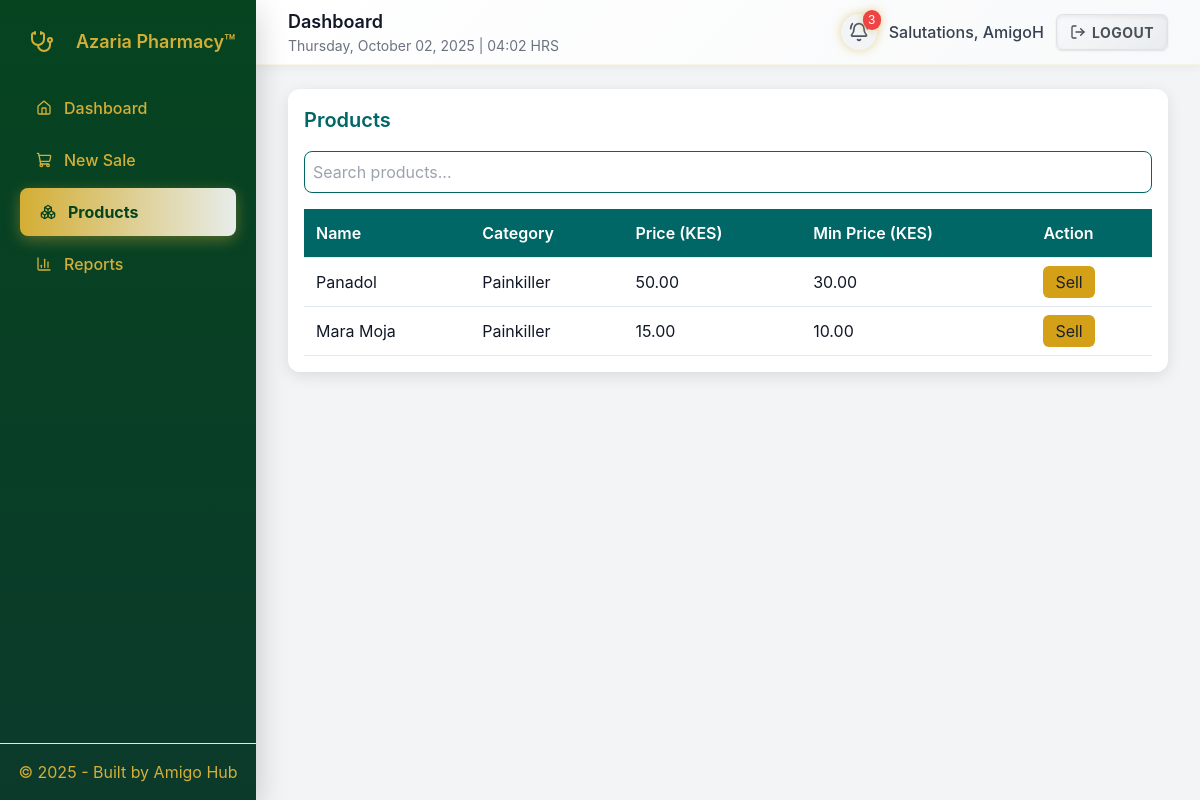
Screenshot of /products/ (signed in) with the database file from the repository.
### pos/models.py (models this page shows, shortened)
class Product(models.Model):
    name = models.CharField(max_length=255)
    category = models.CharField(max_length=120, blank=True)
    description = models.TextField(blank=True)
    price = models.DecimalField(max_digits=10, decimal_places=2)
    min_price = models.DecimalField(max_digits=10, decimal_places=2, default=0, validators=[MinValueValidator(Decimal('0.00'))])
    created_at = models.DateTimeField(auto_now_add=True)

### pos/views.py (the view)
# urls.py: path("products/", views.product_list, name="product_list"),
@login_required
def product_list(request):
    products = Product.objects.all()
    return render(request, "pos/product_list.html", {"products": products})

### pos/templates/pos/product_list.html (shortened to what this page needs)
{% extends 'pos/base.html' %}
{% block content %}
<div class="container mx-auto">
  <div class="table-container">
    <h3 class="mb-4 text-teal">Products</h3>
    <div class="mb-4">
      <input type="text" id="search" placeholder="Search products..." class="w-full">
    </div>
    <table>
      <thead>
        <tr>
          <th>Name</th>
          <th>Category</th>
          <th>Price (KES)</th>
          <th>Min Price (KES)</th>
          <th>Action</th>
        </tr>
      </thead>
      <tbody id="product-table">
        {% for product in products %}
          <tr data-name="{{ product.name|lower }}">
            <td>{{ product.name }}</td>
            <td>{{ product.category }}</td>
            <td>{{ product.price|floatformat:2 }}</td>
            <td>{{ product.min_price|floatformat:2 }}</td>
            <td>
              <a href="{% url 'pos:sale_create' %}?product={{ product.id }}" class="sell-btn">Sell</a>
            </td>
          </tr>
        {% empty %}
          <tr>
            <td colspan="5" class="text-center text-gray-500">No products available</td>
          </tr>
        {% endfor %}
      </tbody>
    </table>
  </div>
</div>
{% endblock %}

### pos/templates/pos/base.html (shortened to what this page needs)
{% load static %}
<!doctype html>
<html lang="en">
<head>
  <script src="https://cdn.tailwindcss.com"></script>
</head>
<body class="min-h-screen">
  <div class="flex min-h-screen page-wrapper">
    {% if request.user.is_authenticated %}
    <aside id="sidebar"
           class="sidebar-panel fixed inset-y-0 left-0 z-40 w-64 transform -translate-x-full lg:translate-x-0 transition-transform duration-300 ease-out flex flex-col h-screen text-base"
           aria-hidden="true">
      <div class="p-5">
        <div class="flex items-center gap-3 mb-5">
          <figure class="w-11 h-11 rounded-lg bg-white/8 flex items-center justify-center text-lg backdrop-filter: blur(10px)" role="img" aria-label="Azaria Pharmacy Logo">
            <i data-lucide="stethoscope" class="w-6 h-6"></i>
          </figure>
          <div>
            <div class="text-lg font-semibold">Azaria Pharmacy™</div>
          </div>
        </div>
        <nav class="space-y-1 mt-2">
          <a href="{% url 'pos:dashboard' %}" class="nav-link {% if request.resolver_match and request.resolver_match.url_name == 'dashboard' %}active{% endif %}" aria-label="Go to Dashboard">
            <i data-lucide="home" class="w-4 h-4"></i>
            <span>Dashboard</span>
          </a>
          <a href="{% url 'pos:sale_create' %}" class="nav-link {% if request.resolver_match and request.resolver_match.url_name == 'sale_create' %}active{% endif %}" aria-label="Create New Sale">
            <i data-lucide="shopping-cart" class="w-4 h-4"></i>
            <span>New Sale</span>
          </a>
          <a href="{% url 'pos:product_list' %}" class="nav-link {% if request.resolver_match and request.resolver_match.url_name == 'product_list' %}active{% endif %}" aria-label="View Products">
            <i data-lucide="boxes" class="w-4 h-4"></i>
            <span>Products</span>
          </a>
          {% if user.is_superuser %}
          <a href="{% url 'pos:reports' %}" class="nav-link {% if request.resolver_match and request.resolver_match.url_name == 'reports' %}active{% endif %}" aria-label="View Reports">
            <i data-lucide="bar-chart-3" class="w-4 h-4"></i>
            <span>Reports</span>
          </a>
          {% endif %}
        </nav>
      </div>
      <div class="mt-auto p-4 border-t border-white/6 text-center sidebar-footer">
        &copy; {% now "Y" %} - Built by
        <a href="https://amigohub.africa" target="_blank" rel="noopener" aria-label="Visit Amigo Hub website">Amigo Hub</a>
      </div>
    </aside>
    {% endif %}
    <div class="flex-1 main-content lg:ml-64">
      <header class="bg-white border-b sticky top-0 z-20">
        <div class="max-w-7xl mx-auto px-4 sm:px-6 lg:px-8">
          <div class="flex items-center justify-between h-16">
            <div class="flex items-center gap-3">
              <div class="page-title-group">
                {% if request.user.is_authenticated %}
                  <h1 class="text-lg font-semibold">{% block page_title %}Dashboard{% endblock %}</h1>
                  <p class="text-sm text-gray-500">{% now "l, F d, Y" %} | {% now "H:i" %} HRS</p>
                {% endif %}
              </div>
            </div>
            <div class="flex items-center gap-3">
              {% if request.resolver_match and request.resolver_match.url_name not in 'login signup' %}
                {% if request.user.is_authenticated %}
                  <div class="flex items-center gap-3">
                    {% if user.is_superuser %}
                    <div class="relative" id="bell-container">
                      <button id="notifications-bell" class="p-2 rounded-full bg-gray-100 hover:bg-gray-200 focus:outline-none focus:ring-2 focus:ring-gold transition-all duration-200" aria-label="View notifications" aria-haspopup="true" aria-expanded="false">
                        <i data-lucide="bell-ring" class="w-5 h-5 text-gray-600"></i>
                        <span id="unread-badge" class="absolute -top-1 -right-1 bg-red-500 text-white text-xs rounded-full min-w-[18px] h-5 flex items-center justify-center" style="display: none;">0</span>
                      </button>
                    </div>
                    {% endif %}
                    <span class="text-gray-700 font-medium hidden sm:inline" aria-live="polite">Salutations, {{ user.first_name|default:user.get_username }}</span>
                    <form action="{% url 'pos:logout' %}" method="post" class="inline" aria-label="Logout form">
                      <button type="submit" class="btn-logout focus:outline-none focus:ring-2 focus:ring-gold focus:ring-offset-2" aria-label="Log out of the application">
                        <i data-lucide="log-out" class="w-4 h-4"></i>
                        <span class="hidden sm:inline">Logout</span>
                      </button>
                    </form>
                  </div>
                {% else %}
                  <a href="{% url 'pos:login' %}" class="btn-primary" aria-label="Log in to the application">
                    <i data-lucide="log-in" class="w-4 h-4"></i>
                    <span>Login</span>
                  </a>
                {% endif %}
              {% endif %}
            </div>
          </div>
        </div>
      </header>
      <main class="py-6 min-h-[calc(100vh-4rem)]">
        <div class="max-w-7xl mx-auto px-4 sm:px-6 lg:px-8">
          <div class="page-content">
            {% block content %}{% endblock %}
          </div>
        </div>
      </main>
    </div>
  </div>
</body>
</html>

### pos/templates/pos/base.html (style rules this page uses)
:root { --darkgreen: #064420; --gold: #D4AF37; --gold-dark: #D4AF37; --panel-bg: #ffffff; --muted: #6b7280; --glass-bg: rgba(255, 255, 255, 0.25); --glass-border: rgba(255, 255, 255, 0.18); --neon-glow: 0 0 10px rgba(212, 175, 55, 0.5); }
body { font-family: Inter, ui-sans-serif, system-ui, -apple-system, "Segoe UI", Roboto, "Helvetica Neue", Arial; background: #f3f4f6; color: #111827; min-height: 100vh; }
.page-wrapper { position: relative; overflow: hidden; }
.page-content { animation: fadeSlideIn 0.4s cubic-bezier(0.4, 0, 0.2, 1) forwards; opacity: 0; transform: translateY(10px); }
body.loaded .page-content { animation-play-state: running; }
.sidebar-panel { background: linear-gradient(180deg, var(--darkgreen), #0b3a2b); color: var(--gold); box-shadow: 0 10px 30px rgba(0, 0, 0, 0.2); }
.nav-link { display: flex; align-items: center; gap: .75rem; padding: .75rem 1rem; border-radius: .5rem; color: var(--gold); text-decoration: none; font-weight: 500; transition: all 0.3s cubic-bezier(0.4, 0, 0.2, 1); position: relative; overflow: hidden; margin: 0.125rem 0; }
.nav-link::before { content: ''; position: absolute; top: 50%; left: 50%; width: 0; height: 0; background: rgba(255, 255, 255, 0.2); border-radius: 50%; transform: translate(-50%, -50%); transition: width 0.6s, height 0.6s; }
.nav-link.active { background: linear-gradient(90deg, var(--gold) 0%, rgba(255, 255, 255, 0.9) 100%); color: var(--darkgreen); font-weight: 700; box-shadow: 0 4px 15px rgba(212, 175, 55, 0.4); border-left: 4px solid var(--gold); transform: none; }
.btn-logout { background: linear-gradient(145deg, #f8f9fa, #e9ecef); border: 1px solid #dee2e6; color: #495057; padding: .4rem .8rem; border-radius: .4rem; font-weight: 700; display: inline-flex; align-items: center; gap: .4rem; transition: all 0.3s cubic-bezier(0.4, 0, 0.2, 1); position: relative; overflow: hidden; box-shadow: inset 0 2px 4px rgba(0, 0, 0, 0.06), 0 1px 2px rgba(0, 0, 0, 0.1); text-transform: uppercase; letter-spacing: 0.5px; font-size: 0.875rem; }
.btn-logout::before { content: ''; position: absolute; top: 0; left: -100%; width: 100%; height: 100%; background: linear-gradient(90deg, transparent, rgba(255, 255, 255, 0.4), transparent); transition: left 0.6s; }
.sidebar-footer a { color: var(--gold); text-decoration: none; transition: color 0.2s; }
.main-content { width: 100%; min-width: 0; }
.page-title-group > * { transition: opacity 0.3s ease-in-out; }
header { background: linear-gradient(135deg, #ffffff 0%, #f8f9fa 100%); border-bottom: 1px solid rgba(212, 175, 55, 0.1); box-shadow: 0 2px 10px rgba(0, 0, 0, 0.05); }
#unread-badge { animation: pulse 2s cubic-bezier(0.4, 0, 0.6, 1) infinite; box-shadow: var(--neon-glow); }
#bell-container:has(#unread-badge[style*="display: flex"]) #notifications-bell { box-shadow: var(--neon-glow); animation: glow 1.5s ease-in-out infinite alternate; }

### pos/templates/pos/product_list.html (style rules this page uses)
.table-container { background: #ffffff; border-radius: 12px; box-shadow: 0 4px 15px rgba(0, 0, 0, 0.1); padding: 16px; }
table { width: 100%; border-collapse: collapse; }
th, td { padding: 12px; text-align: left; border-bottom: 1px solid #e2e8f0; }
th { background-color: #006666; color: #ffffff; font-weight: 600; }
.sell-btn { background-color: #D4A017; color: #1a202c; padding: 6px 12px; border-radius: 6px; transition: background-color 0.3s ease, transform 0.2s ease; }
input#search { border: 1px solid #006666; border-radius: 8px; padding: 8px; width: 100%; transition: border-color 0.3s ease; }
h3 { font-size: 1.25rem; font-weight: 600; color: #006666; }
.text-teal { color: #006666 !important; }

### rows the page displays
Product: name "Panadol", category "Painkiller", price "50.00", min_price "30.00"
Product: name "Mara Moja", category "Painkiller", price "15.00", min_price "10.00"

### other values shown
{{ user.first_name|default:user.get_username }} "AmigoH"
